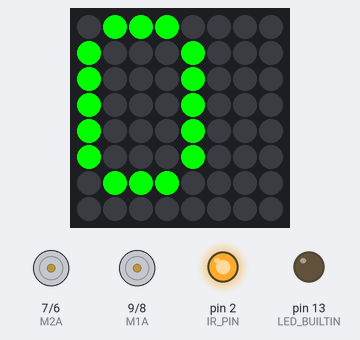
A sketch run on a simulated Arduino Mega 2560, built with avr-gcc and run on an emulated ATmega2560. Shown: 8×8 RGB LED matrix (first LED top left, wired row by row), motor-driver pin pairs drawn as motors (green arrow = first pin HIGH = forward, orange = second pin HIGH = backward, longer = more drive), output pins drawn as LEDs (lit = HIGH). The audio player accepts every command and is not drawn.

Above: at 4.5 s.
At 6.58 s:
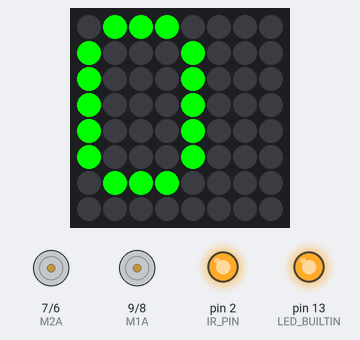
At 10.8 s:
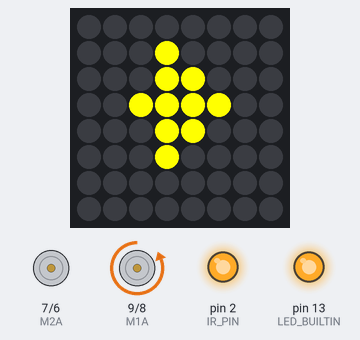
At 19.7 s:
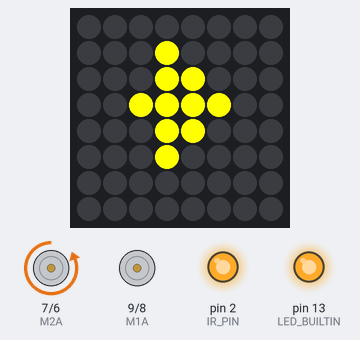
At 25.0 s:
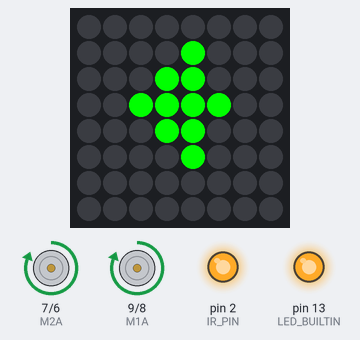
At 32.0 s:
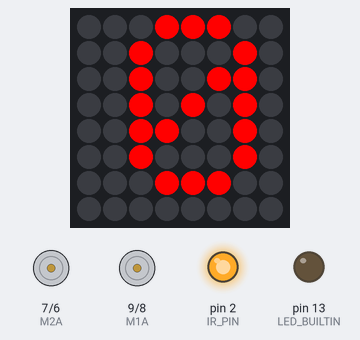
Timing chart, 0 to 40.0 s (numbered marks = the images above):
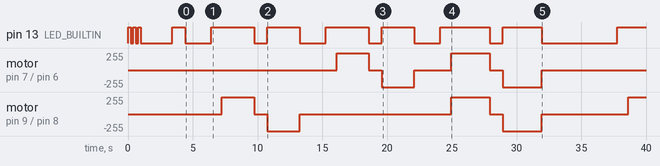

Measured:
- by itself, pin 13 (LED_BUILTIN): HIGH → LOW at 0.20 s, → HIGH 0.20 s later, → LOW 0.20 s later, → HIGH 0.20 s later, … (20 changes in this stretch)
- by itself, motor on pin 9 (M1A) / pin 8 (M1B): stopped → forward 255/255 at 7.3 s, → stopped 2.5 s later, → backward 255/255 1.0 s later, → stopped 2.5 s later, … (9 changes in this stretch)
- by itself, motor on pin 7 (M2A) / pin 6 (M2B): stopped → forward 255/255 at 16.1 s, → stopped 2.5 s later, → backward 255/255 1.0 s later, → stopped 2.5 s later, … (8 changes in this stretch)
- what the display in image 0 shows lasts 3.4 s, from 3.4 s to 6.8 s
- what the display in image 2 shows lasts 2.5 s, from 10.8 s to 13.3 s
- what the display in image 4 shows lasts 3.1 s, from 24.9 s to 28.0 s

The sketch:

nano_fermion_matrix_dfplayer_IR.ino
```cpp
/*
 * Fermion HR8833 + DFPlayer + LED Matrix + IR Emitter — Standalone Demo
 * Arduino Nano 33 BLE Sense Rev 2 + 3.7V LiPo
 * Kevin Walker 11 Mar 2026
 *
 * Motor tests with sequential audio, visual feedback, and continuous
 * IR emission for proximity detection by the other robot.
 *
 * IR emitter is always ON so the receiver (separate sketch) can measure distance
 * at any time during the demo sequence.
 *
 * Pin usage:
 *   D0 (TX) → DFPlayer RX         A4 (SDA) → LED matrix SDA
 *   D1 (RX) → DFPlayer TX         A5 (SCL) → LED matrix SCL
 *   D2      → IR transistor base   DFPlayer VCC → Battery +
 *   D6      → Fermion IB2 (M2B)   Fermion VCC → 3V3
 *   D7      → Fermion IB1 (M2A)   Fermion VM → Battery +
 *   D8      → Fermion IA2 (M1B)   Matrix VCC → 3V3
 *   D9      → Fermion IA1 (M1A)   All GND → common
 *   Arduino VIN → Battery +
 *
 * IR emitter circuit (powered from battery for max brightness):
 *   D2 → 1kΩ (200+800) → BC547 base
 *   BC547 emitter → GND
 *   BC547 collector → IR LED cathode (short leg)
 *   IR LED anode (long leg) → 2x 100Ω parallel (=50Ω) → Battery +
 */

#include <Wire.h>
#include <Adafruit_GFX.h>
#include "Adafruit_LEDBackpack.h"
#include <DFRobotDFPlayerMini.h>

DFRobotDFPlayerMini myDFPlayer;
Adafruit_BicolorMatrix matrix = Adafruit_BicolorMatrix();

const int M1A = 9;
const int M1B = 8;
const int M2A = 7;
const int M2B = 6;

const int IR_PIN = 2;

const int NUM_TRACKS = 3;
int currentTrack = 1;

void setup() {
  pinMode(M1A, OUTPUT);
  pinMode(M1B, OUTPUT);
  pinMode(M2A, OUTPUT);
  pinMode(M2B, OUTPUT);
  pinMode(LED_BUILTIN, OUTPUT);

  stopAll();

  // IR emitter ON immediately
  pinMode(IR_PIN, OUTPUT);
  digitalWrite(IR_PIN, HIGH);

  // Startup blinks
  for (int i = 0; i < 3; i++) {
    digitalWrite(LED_BUILTIN, HIGH);
    delay(200);
    digitalWrite(LED_BUILTIN, LOW);
    delay(200);
  }

  matrix.begin(0x70);
  matrix.setBrightness(6);
  matrix.setRotation(0);
  matrix.clear();
  matrix.writeDisplay();

  Serial1.begin(9600);
  delay(1500);

  if (!myDFPlayer.begin(Serial1)) {
    matrix.clear();
    matrix.setCursor(2, 0);
    matrix.setTextColor(LED_RED);
    matrix.print("X");
    matrix.writeDisplay();

    while (1) {
      digitalWrite(LED_BUILTIN, HIGH);
      delay(100);
      digitalWrite(LED_BUILTIN, LOW);
      delay(100);
    }
  }

  myDFPlayer.volume(25);
  delay(200);

  matrix.clear();
  matrix.setCursor(0, 0);
  matrix.setTextColor(LED_GREEN);
  matrix.print("OK");
  matrix.writeDisplay();

  digitalWrite(LED_BUILTIN, HIGH);
  delay(1000);
  digitalWrite(LED_BUILTIN, LOW);

  delay(2000);
}

// ── Motor helpers ────────────────────────────────────────────

void stopAll() {
  digitalWrite(M1A, LOW);
  digitalWrite(M1B, LOW);
  digitalWrite(M2A, LOW);
  digitalWrite(M2B, LOW);
}

void motor1Forward()  { digitalWrite(M1A, HIGH); digitalWrite(M1B, LOW); }
void motor1Reverse()  { digitalWrite(M1A, LOW);  digitalWrite(M1B, HIGH); }
void motor2Forward()  { digitalWrite(M2A, HIGH); digitalWrite(M2B, LOW); }
void motor2Reverse()  { digitalWrite(M2A, LOW);  digitalWrite(M2B, HIGH); }
void bothForward()    { motor1Forward(); motor2Forward(); }
void bothReverse()    { motor1Reverse(); motor2Reverse(); }

// ── Display helpers ──────────────────────────────────────────

void displayNumber(int num, uint8_t color) {
  matrix.clear();
  matrix.setTextSize(1);
  matrix.setTextColor(color);
  matrix.setCursor(num < 10 ? 2 : 0, 0);
  matrix.print(num);
  matrix.writeDisplay();
}

void displayForwardArrow(uint8_t color) {
  matrix.clear();
  matrix.drawPixel(2, 3, color);
  matrix.drawPixel(3, 2, color);
  matrix.drawPixel(3, 3, color);
  matrix.drawPixel(3, 4, color);
  matrix.drawPixel(4, 1, color);
  matrix.drawPixel(4, 2, color);
  matrix.drawPixel(4, 3, color);
  matrix.drawPixel(4, 4, color);
  matrix.drawPixel(4, 5, color);
  matrix.drawPixel(5, 3, color);
  matrix.writeDisplay();
}

void displayReverseArrow(uint8_t color) {
  matrix.clear();
  matrix.drawPixel(5, 3, color);
  matrix.drawPixel(4, 2, color);
  matrix.drawPixel(4, 3, color);
  matrix.drawPixel(4, 4, color);
  matrix.drawPixel(3, 1, color);
  matrix.drawPixel(3, 2, color);
  matrix.drawPixel(3, 3, color);
  matrix.drawPixel(3, 4, color);
  matrix.drawPixel(3, 5, color);
  matrix.drawPixel(2, 3, color);
  matrix.writeDisplay();
}

void displayRestState() {
  matrix.clear();
  matrix.setCursor(2, 0);
  matrix.setTextColor(LED_RED);
  matrix.print("0");
  matrix.writeDisplay();
}

// ── Audio ────────────────────────────────────────────────────

int playNextTrack() {
  int track = currentTrack;
  myDFPlayer.play(track);
  currentTrack++;
  if (currentTrack > NUM_TRACKS) currentTrack = 1;
  return track;
}

// ── Test sequences ───────────────────────────────────────────

void testMotor1() {
  digitalWrite(LED_BUILTIN, HIGH);

  int track = playNextTrack();
  delay(300);
  displayNumber(track, LED_GREEN);
  delay(500);

  displayForwardArrow(LED_GREEN);
  motor1Forward();
  delay(2500);
  stopAll();

  digitalWrite(LED_BUILTIN, LOW);
  displayRestState();
  delay(1000);

  digitalWrite(LED_BUILTIN, HIGH);
  displayReverseArrow(LED_YELLOW);
  motor1Reverse();
  delay(2500);
  stopAll();

  digitalWrite(LED_BUILTIN, LOW);
  displayRestState();
  delay(1000);
}

void testMotor2() {
  digitalWrite(LED_BUILTIN, HIGH);

  int track = playNextTrack();
  delay(300);
  displayNumber(track, LED_GREEN);
  delay(500);

  displayForwardArrow(LED_GREEN);
  motor2Forward();
  delay(2500);
  stopAll();

  digitalWrite(LED_BUILTIN, LOW);
  displayRestState();
  delay(1000);

  digitalWrite(LED_BUILTIN, HIGH);
  displayReverseArrow(LED_YELLOW);
  motor2Reverse();
  delay(2500);
  stopAll();

  digitalWrite(LED_BUILTIN, LOW);
  displayRestState();
  delay(1000);
}

void testBothMotors() {
  digitalWrite(LED_BUILTIN, HIGH);

  int track = playNextTrack();
  delay(300);
  displayNumber(track, LED_GREEN);
  delay(500);

  displayForwardArrow(LED_GREEN);
  bothForward();
  delay(3000);
  stopAll();

  digitalWrite(LED_BUILTIN, LOW);
  displayRestState();
  delay(1000);

  digitalWrite(LED_BUILTIN, HIGH);
  displayReverseArrow(LED_YELLOW);
  bothReverse();
  delay(3000);
  stopAll();

  digitalWrite(LED_BUILTIN, LOW);
  displayRestState();
  delay(1000);
}

// ── Main loop ────────────────────────────────────────────────

void loop() {
  testMotor1();
  delay(1000);

  testMotor2();
  delay(1000);

  testBothMotors();
  delay(1000);

  for (int i = 0; i < 3; i++) {
    matrix.clear();
    matrix.writeDisplay();
    delay(300);

    matrix.clear();
    matrix.setCursor(0, 0);
    matrix.setTextColor(LED_GREEN);
    matrix.print("OK");
    matrix.writeDisplay();
    delay(300);
  }

  delay(2000);
}
```
